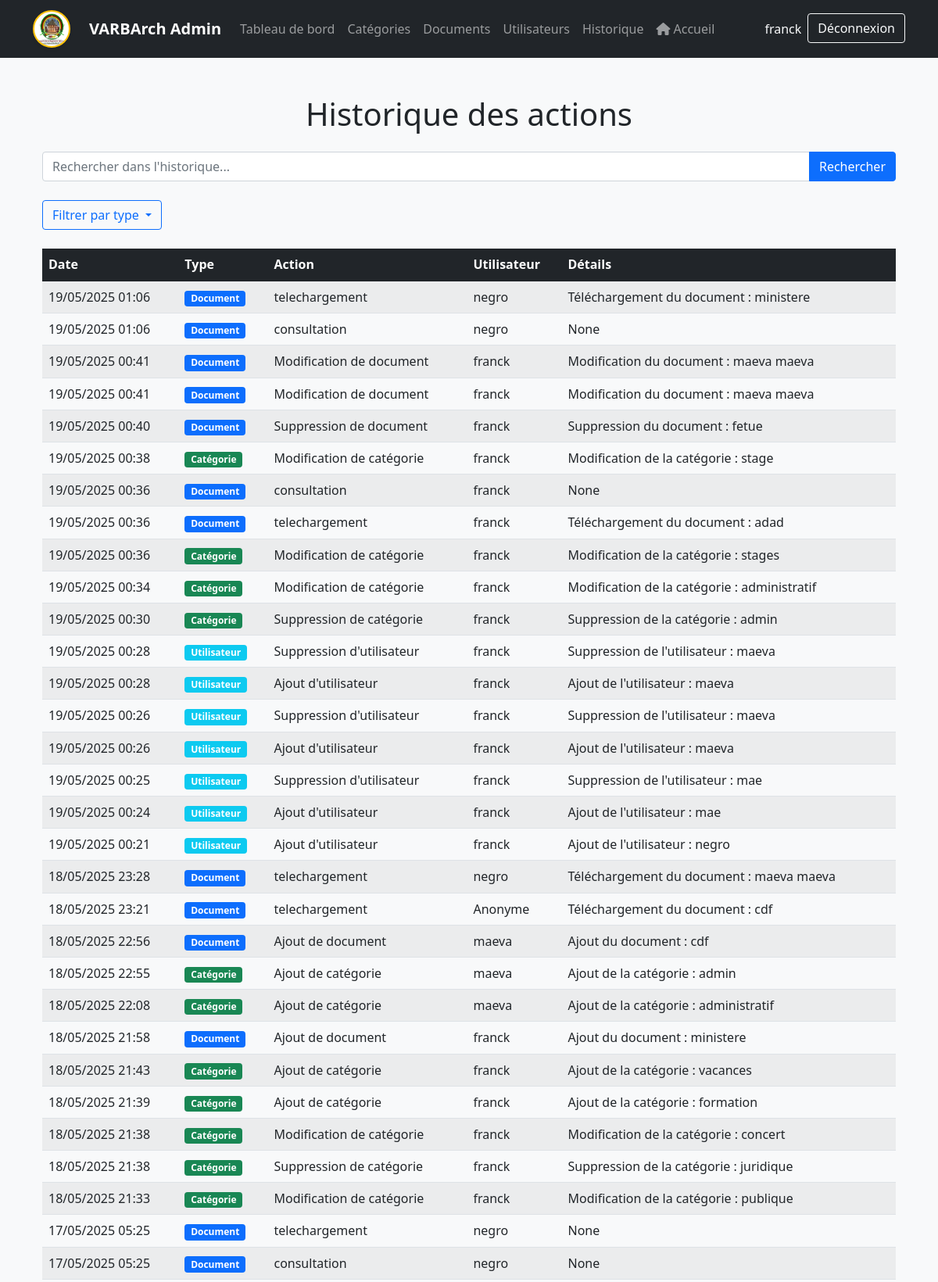
The page /admin-panel/historique/ (signed in, upper part) on the database its author committed.
### archivage/models.py (models this page shows, shortened)
class Historique(models.Model):
    TYPE_CHOICES = [
        ('document', 'Document'),
        ('categorie', 'Catégorie'),
        ('utilisateur', 'Utilisateur'),
    ]
    ACTION_CHOICES = [
        ('ajout_document', 'Ajout de document'),
        ('modification_document', 'Modification de document'),
        ('suppression_document', 'Suppression de document'),
        ('consultation_document', 'Consultation de document'),
        ('telechargement_document', 'Téléchargement de document'),
        ('ajout_categorie', 'Ajout de catégorie'),
        ('modification_categorie', 'Modification de catégorie'),
        ('suppression_categorie', 'Suppression de catégorie'),
        ('ajout_utilisateur', 'Ajout d\'utilisateur'),
        ('suppression_utilisateur', 'Suppression d\'utilisateur'),
    ]
    type_element = models.CharField(max_length=20, choices=TYPE_CHOICES, verbose_name="Type d'élément", default='document')
    action = models.CharField(max_length=50, choices=ACTION_CHOICES, verbose_name="Action")
    date_action = models.DateTimeField(auto_now_add=True, verbose_name="Date de l'action")
    utilisateur = models.CharField(max_length=100, verbose_name="Utilisateur")
    document = models.ForeignKey(Document, on_delete=models.SET_NULL, null=True, blank=True, related_name="historiques")
    categorie = models.ForeignKey(Categorie, on_delete=models.SET_NULL, null=True, blank=True)
    details = models.TextField(blank=True, null=True, verbose_name="Détails")
    class Meta:
        ordering = ['-date_action']
        verbose_name = "Historique"
        verbose_name_plural = "Historiques"

### archivage/views.py (the view)
# urls.py: path('admin-panel/historique/', views.liste_historique, name='liste_historique'),
@login_required
def liste_historique(request):
    query = request.GET.get('q', '')
    type_filtre = request.GET.get('type', '')
    historique = Historique.objects.all()
    if type_filtre:
        historique = historique.filter(type_element=type_filtre)
    if query:
        historique = historique.filter(
            models.Q(action__icontains=query) |
            models.Q(details__icontains=query) |
            models.Q(utilisateur__icontains=query)
        )
    historique = historique.order_by('-date_action')
    return render(request, 'archivage/liste_historique.html', {
        'historique': historique,
        'type_filtre': type_filtre,
    })

### archivage/templates/archivage/liste_historique.html (shortened to what this page needs)
{% extends 'baseAdmin.html' %}
{% block content %}
<div class="container mt-5">
    <h1 class="text-center mb-4">Historique des actions</h1>
    <form method="GET" action="{% url 'liste_historique' %}" class="mb-4">
        <div class="input-group">
            <input type="text" name="q" class="form-control" placeholder="Rechercher dans l'historique..."
                value="{{ request.GET.q }}">
            <button class="btn btn-primary" type="submit">Rechercher</button>
        </div>
    </form>
    <div class="mb-4">
        <div class="btn-group">
            <button type="button" class="btn btn-outline-primary dropdown-toggle" data-bs-toggle="dropdown">
                Filtrer par type
            </button>
        </div>
    </div>
    <div class="table-responsive">
        <table class="table table-striped table-hover">
            <thead class="table-dark">
                <tr>
                    <th>Date</th>
                    <th>Type</th>
                    <th>Action</th>
                    <th>Utilisateur</th>
                    <th>Détails</th>
                </tr>
            </thead>
            <tbody>
                {% for entry in historique %}
                <tr>
                    <td>{{ entry.date_action|date:"d/m/Y H:i" }}</td>
                    <td>
                        <span class="badge {% if entry.type_element == 'document' %}bg-primary
                                         {% elif entry.type_element == 'categorie' %}bg-success
                                         {% else %}bg-info{% endif %}">
                            {{ entry.get_type_element_display }}
                        </span>
                    </td>
                    <td>{{ entry.get_action_display }}</td>
                    <td>{{ entry.utilisateur }}</td>
                    <td>{{ entry.details }}</td>
                </tr>
                {% empty %}
                <tr>
                    <td colspan="5" class="text-center">Aucune action enregistrée.</td>
                </tr>
                {% endfor %}
            </tbody>
        </table>
    </div>
</div>
{% endblock %}

### archivage/templates/baseAdmin.html (shortened to what this page needs)
{% load static %}
<!DOCTYPE html>
<html lang="fr">
<head>
    <link href="https://cdn.jsdelivr.net/npm/bootstrap@5.1.3/dist/css/bootstrap.min.css" rel="stylesheet">
    <link href="https://cdnjs.cloudflare.com/ajax/libs/font-awesome/6.0.0/css/all.min.css" rel="stylesheet">
</head>
<body>
    <nav class="navbar navbar-expand-lg navbar-dark bg-dark">
        <div class="container">
        <a class="navbar-brand d-flex align-items-center" href="{% url 'admin_dashboard' %}">
            <img src="{% static '../media/documents/logoVarBaf.png' %}" alt="" class="logo rounded-circle shadow-sm me-2" style="height:48px; width:48px; object-fit:cover; background:#fff; border:2px solid #ffc107;">
        </a>
            <a class="navbar-brand" href="{% url 'admin_dashboard' %}">VARBArch Admin</a>
            <div class="collapse navbar-collapse" id="navbarNav">
                <ul class="navbar-nav me-auto">
                    <li class="nav-item">
                        <a class="nav-link" href="{% url 'admin_dashboard' %}">Tableau de bord</a>
                    </li>
                    <li class="nav-item">
                        <a class="nav-link" href="{% url 'liste_categories_admin' %}">Catégories</a>
                    </li>
                    <li class="nav-item">
                        <a class="nav-link" href="{% url 'liste_documents_admin' %}">Documents</a>
                    </li>
                    <li class="nav-item">
                        <a class="nav-link" href="{% url 'liste_utilisateurs' %}">Utilisateurs</a>
                    </li>
                    <li class="nav-item">
                        <a class="nav-link" href="{% url 'liste_historique' %}">Historique</a>
                    </li>
                    <li class="nav-item">
                        <a class="nav-link" href="{% url 'accueil' %}"><i class="fas fa-home me-1"></i>Accueil</a>
                    </li>
                </ul>
                {% if user.is_authenticated %}
                <ul class="navbar-nav">
                    <li class="nav-item">
                        <span class="nav-link text-light">{{ user.username }}</span>
                    </li>
                    <li class="nav-item">
                        <form method="post" action="{% url 'logout' %}" class="d-inline">
                            <button type="submit" class="btn btn-outline-light">Déconnexion</button>
                        </form>
                    </li>
                </ul>
                {% endif %}
            </div>
        </div>
    </nav>
    <div class="container mt-5">
        {% block content %}{% endblock %}
    </div>
</body>
</html>

### archivage/templates/baseAdmin.html (style rules this page uses)
body { background-color: #f8f9fa; }
.navbar { background-color: #343a40; }
.navbar-brand { color: #ffffff; font-weight: bold; }
.navbar-nav .nav-link { color: #ffffff; }
.logo { height: 40px; margin-right: 10px; }

### rows shown on the page
Historique: date_action "19/05/2025 01:06", type_element "Document", action "telechargement", utilisateur "negro", details "Téléchargement du document : ministere"
Historique: date_action "19/05/2025 01:06", type_element "Document", action "consultation", utilisateur "negro", details "None"
Historique: date_action "19/05/2025 00:41", type_element "Document", action "Modification de document", utilisateur "franck", details "Modification du document : maeva maeva"
Historique: date_action "19/05/2025 00:41", type_element "Document", action "Modification de document", utilisateur "franck", details "Modification du document : maeva maeva"
Historique: date_action "19/05/2025 00:40", type_element "Document", action "Suppression de document", utilisateur "franck", details "Suppression du document : fetue"
Historique: date_action "19/05/2025 00:38", type_element "Catégorie", action "Modification de catégorie", utilisateur "franck", details "Modification de la catégorie : stage"
Historique: date_action "19/05/2025 00:36", type_element "Document", action "consultation", utilisateur "franck", details "None"
Historique: date_action "19/05/2025 00:36", type_element "Document", action "telechargement", utilisateur "franck", details "Téléchargement du document : adad"
Historique: date_action "19/05/2025 00:36", type_element "Catégorie", action "Modification de catégorie", utilisateur "franck", details "Modification de la catégorie : stages"
Historique: date_action "19/05/2025 00:34", type_element "Catégorie", action "Modification de catégorie", utilisateur "franck", details "Modification de la catégorie : administratif"
Historique: date_action "19/05/2025 00:30", type_element "Catégorie", action "Suppression de catégorie", utilisateur "franck", details "Suppression de la catégorie : admin"
Historique: date_action "19/05/2025 00:28", type_element "Utilisateur", action "Suppression d'utilisateur", utilisateur "franck", details "Suppression de l'utilisateur : maeva"
Historique: date_action "19/05/2025 00:28", type_element "Utilisateur", action "Ajout d'utilisateur", utilisateur "franck", details "Ajout de l'utilisateur : maeva"
Historique: date_action "19/05/2025 00:26", type_element "Utilisateur", action "Suppression d'utilisateur", utilisateur "franck", details "Suppression de l'utilisateur : maeva"
Historique: date_action "19/05/2025 00:26", type_element "Utilisateur", action "Ajout d'utilisateur", utilisateur "franck", details "Ajout de l'utilisateur : maeva"
Historique: date_action "19/05/2025 00:25", type_element "Utilisateur", action "Suppression d'utilisateur", utilisateur "franck", details "Suppression de l'utilisateur : mae"
Historique: date_action "19/05/2025 00:24", type_element "Utilisateur", action "Ajout d'utilisateur", utilisateur "franck", details "Ajout de l'utilisateur : mae"
Historique: date_action "19/05/2025 00:21", type_element "Utilisateur", action "Ajout d'utilisateur", utilisateur "franck", details "Ajout de l'utilisateur : negro"
Historique: date_action "18/05/2025 23:28", type_element "Document", action "telechargement", utilisateur "negro", details "Téléchargement du document : maeva maeva"
Historique: date_action "18/05/2025 23:21", type_element "Document", action "telechargement", utilisateur "Anonyme", details "Téléchargement du document : cdf"
Historique: date_action "18/05/2025 22:56", type_element "Document", action "Ajout de document", utilisateur "maeva", details "Ajout du document : cdf"
Historique: date_action "18/05/2025 22:55", type_element "Catégorie", action "Ajout de catégorie", utilisateur "maeva", details "Ajout de la catégorie : admin"
Historique: date_action "18/05/2025 22:08", type_element "Catégorie", action "Ajout de catégorie", utilisateur "maeva", details "Ajout de la catégorie : administratif"
Historique: date_action "18/05/2025 21:58", type_element "Document", action "Ajout de document", utilisateur "franck", details "Ajout du document : ministere"
Historique: date_action "18/05/2025 21:43", type_element "Catégorie", action "Ajout de catégorie", utilisateur "franck", details "Ajout de la catégorie : vacances"
Historique: date_action "18/05/2025 21:39", type_element "Catégorie", action "Ajout de catégorie", utilisateur "franck", details "Ajout de la catégorie : formation"
Historique: date_action "18/05/2025 21:38", type_element "Catégorie", action "Modification de catégorie", utilisateur "franck", details "Modification de la catégorie : concert"
Historique: date_action "18/05/2025 21:38", type_element "Catégorie", action "Suppression de catégorie", utilisateur "franck", details "Suppression de la catégorie : juridique"
Historique: date_action "18/05/2025 21:33", type_element "Catégorie", action "Modification de catégorie", utilisateur "franck", details "Modification de la catégorie : publique"
Historique: date_action "17/05/2025 05:25", type_element "Document", action "telechargement", utilisateur "negro", details "None"
Historique: date_action "17/05/2025 05:25", type_element "Document", action "consultation", utilisateur "negro", details "None"

### other values the page prints
{{ user.username }} "franck"
